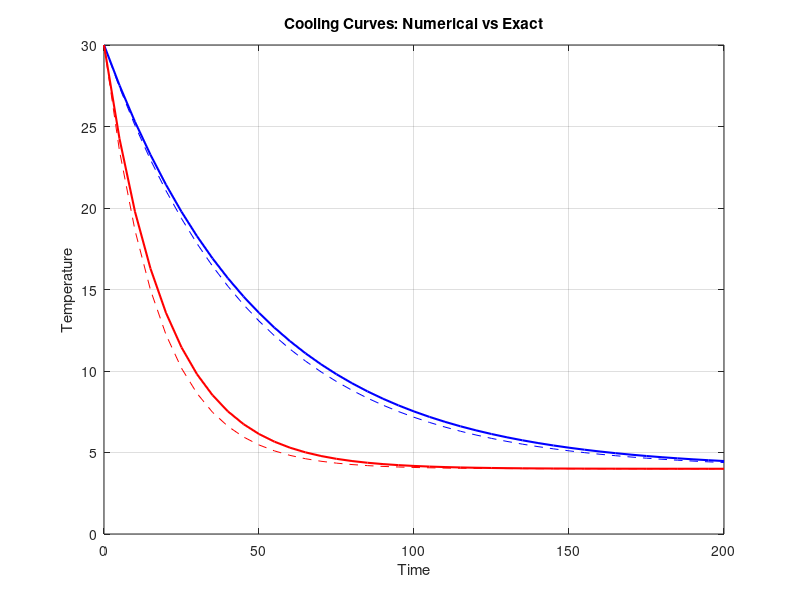

This figure's MATLAB source: (Note: this script raises an error after producing the figure.)
%% 11.1 Experiment 1: Update Processes and Temperature Modeling
clc; clear; close all;

T0 = 30; % Initial temp
F = 4;   % Fridge temp
K1 = 0.02; 
K2 = 0.05;

% Task 3: User inputs
dt = input('Enter time step dt (s, 0.1 to 2.0, e.g. 1.0): ');
out_interval = input('Enter output display interval (s, 1 to 10, multiple of dt, e.g. 2.0): ');

t_max = 200;
t_num = 0:dt:t_max;
T_num1 = zeros(size(t_num)); T_num1(1) = T0;
T_num2 = zeros(size(t_num)); T_num2(1) = T0;

% Numerical update process
for i = 1:(length(t_num)-1)
    T_num1(i+1) = T_num1(i) - K1 * dt * (T_num1(i) - F);
    T_num2(i+1) = T_num2(i) - K2 * dt * (T_num2(i) - F);
    
    % Display at user-specified intervals
    if mod(t_num(i+1), out_interval) < 1e-5
        fprintf('Time: %5.1f | T (K=0.02): %5.2f | T (K=0.05): %5.2f\n', t_num(i+1), T_num1(i+1), T_num2(i+1));
    end
end

% Exact solutions
T_exact1 = F + (T0 - F) * exp(-K1 * t_num);
T_exact2 = F + (T0 - F) * exp(-K2 * t_num);

figure('Name', '11.1 Cooling Curves');
plot(t_num, T_num1, 'b--', t_num, T_exact1, 'b-', 'LineWidth', 1.5); hold on;
plot(t_num, T_num2, 'r--', t_num, T_exact2, 'r-', 'LineWidth', 1.5);
xlabel('Time'); ylabel('Temperature');
title('Cooling Curves: Numerical vs Exact');
grid on;

disp('Click on the graph to place the labels using gtext...');
gtext('K=0.02 Numerical');
gtext('K=0.02 Exact');
gtext('K=0.05 Numerical');
gtext('K=0.05 Exact');
